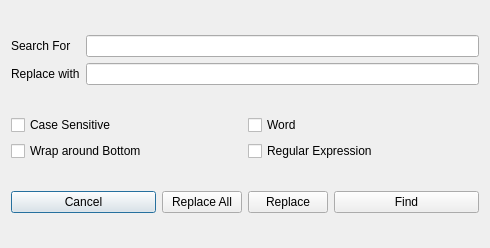
<?xml version="1.0" encoding="UTF-8"?>
<ui version="4.0">
 <author>Bernd Stramm</author>
 <class>SearchDialog</class>
 <widget class="QDialog" name="SearchDialog">
  <property name="geometry">
   <rect>
    <x>0</x>
    <y>0</y>
    <width>490</width>
    <height>248</height>
   </rect>
  </property>
  <property name="windowTitle">
   <string>Search Text</string>
  </property>
  <property name="windowIcon">
   <iconset resource="../permute.qrc">
    <normaloff>:/deeptrim.png</normaloff>:/deeptrim.png</iconset>
  </property>
  <layout class="QGridLayout" name="gridLayout_3">
   <item row="0" column="0" colspan="3">
    <layout class="QGridLayout" name="gridLayout">
     <item row="0" column="0">
      <widget class="QLabel" name="searchLabel">
       <property name="text">
        <string>Search For</string>
       </property>
      </widget>
     </item>
     <item row="0" column="1">
      <widget class="QLineEdit" name="needleEdit"/>
     </item>
     <item row="1" column="0">
      <widget class="QLabel" name="replaceLabel">
       <property name="text">
        <string>Replace with</string>
       </property>
      </widget>
     </item>
     <item row="1" column="1">
      <widget class="QLineEdit" name="replaceEdit"/>
     </item>
    </layout>
   </item>
   <item row="1" column="0" colspan="3">
    <layout class="QGridLayout" name="gridLayout_2">
     <item row="0" column="0">
      <widget class="QCheckBox" name="checkCase">
       <property name="text">
        <string>Case Sensitive</string>
       </property>
      </widget>
     </item>
     <item row="0" column="1">
      <widget class="QCheckBox" name="checkWord">
       <property name="text">
        <string>Word</string>
       </property>
      </widget>
     </item>
     <item row="1" column="0">
      <widget class="QCheckBox" name="checkWrap">
       <property name="text">
        <string>Wrap around Bottom</string>
       </property>
      </widget>
     </item>
     <item row="1" column="1">
      <widget class="QCheckBox" name="checkRegular">
       <property name="text">
        <string>Regular Expression</string>
       </property>
      </widget>
     </item>
    </layout>
   </item>
   <item row="2" column="0">
    <widget class="QPushButton" name="cancelButton">
     <property name="sizePolicy">
      <sizepolicy hsizetype="Expanding" vsizetype="Fixed">
       <horstretch>10</horstretch>
       <verstretch>0</verstretch>
      </sizepolicy>
     </property>
     <property name="text">
      <string>Cancel</string>
     </property>
    </widget>
   </item>
   <item row="2" column="1">
    <layout class="QHBoxLayout" name="horizontalLayout">
     <item>
      <widget class="QPushButton" name="replaceAllButton">
       <property name="sizePolicy">
        <sizepolicy hsizetype="MinimumExpanding" vsizetype="Fixed">
         <horstretch>5</horstretch>
         <verstretch>0</verstretch>
        </sizepolicy>
       </property>
       <property name="text">
        <string>Replace All</string>
       </property>
       <attribute name="buttonGroup">
        <string>replaceGroup</string>
       </attribute>
      </widget>
     </item>
     <item>
      <widget class="QPushButton" name="replaceButton">
       <property name="sizePolicy">
        <sizepolicy hsizetype="MinimumExpanding" vsizetype="Fixed">
         <horstretch>5</horstretch>
         <verstretch>0</verstretch>
        </sizepolicy>
       </property>
       <property name="text">
        <string>Replace</string>
       </property>
       <attribute name="buttonGroup">
        <string>replaceGroup</string>
       </attribute>
      </widget>
     </item>
    </layout>
   </item>
   <item row="2" column="2">
    <widget class="QPushButton" name="searchButton">
     <property name="sizePolicy">
      <sizepolicy hsizetype="Expanding" vsizetype="Fixed">
       <horstretch>10</horstretch>
       <verstretch>0</verstretch>
      </sizepolicy>
     </property>
     <property name="text">
      <string>Find</string>
     </property>
    </widget>
   </item>
  </layout>
 </widget>
 <resources>
  <include location="../permute.qrc"/>
 </resources>
 <connections/>
 <buttongroups>
  <buttongroup name="replaceGroup"/>
 </buttongroups>
</ui>
